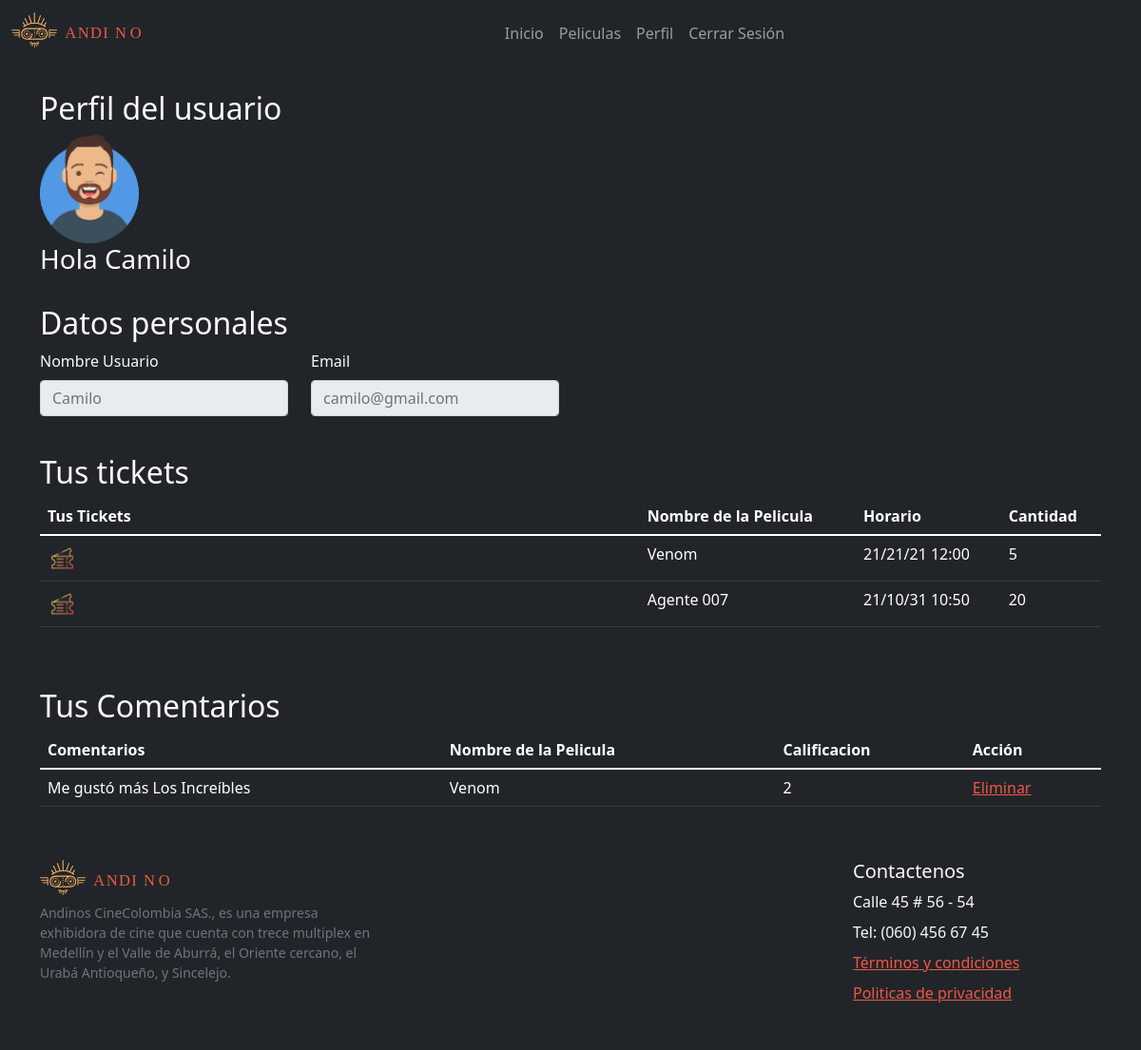
/perfilUsuario/13 (signed in), run on the app's committed database.
### tables this page shows
CREATE TABLE Usuarios (id_usuario INTEGER PRIMARY KEY AUTOINCREMENT NOT NULL UNIQUE, nombre_usuario VARCHAR NOT NULL, contraseña VARCHAR NOT NULL, correo VARCHAR NOT NULL, status BOOLEAN NOT NULL, rol VARCHAR NOT NULL);

CREATE TABLE Tickets (id_ticket INTEGER PRIMARY KEY AUTOINCREMENT UNIQUE NOT NULL, id_pelicula INTEGER REFERENCES Peliculas (id_pelicula) MATCH SIMPLE NOT NULL, id_usuario INTEGER NOT NULL REFERENCES Usuarios (id_usuario) MATCH SIMPLE, fecha_ticket DATE NOT NULL, cantidad_ticket INTEGER NOT NULL);

CREATE TABLE Peliculas (id_pelicula INTEGER PRIMARY KEY AUTOINCREMENT NOT NULL UNIQUE, nombre VARCHAR NOT NULL, sinopsis STRING NOT NULL, cartelera INTEGER NOT NULL, imagen VARCHAR NOT NULL);

CREATE TABLE Comentarios (id_comentario INTEGER PRIMARY KEY UNIQUE NOT NULL, id_usuario INTEGER REFERENCES Usuarios (id_usuario) MATCH SIMPLE NOT NULL, id_pelicula INTEGER NOT NULL REFERENCES Peliculas (id_pelicula) MATCH SIMPLE, texto STRING NOT NULL, calificacion INTEGER NOT NULL);

### app.py (the view)
@app.route('/perfilUsuario/<nom_usuario>', methods=['GET'])
def perfil_usuario(nom_usuario):
    try:
        user_tipo = session['user_tipo']
        user_id = session['user_id']
    except:
        user_tipo = "Invitado"
        user_id = 0
    conU = sql_connection()
    curU = conU.cursor()
    statementU = 'SELECT * FROM Usuarios WHERE id_usuario = ?'
    curU.execute(statementU,[nom_usuario])
    dataU = curU.fetchall()
    conT = sql_connection()
    curT = conT.cursor()
    statementT = 'SELECT * FROM vw_TicketsxPelicula WHERE id_usuario = ?'
    curT.execute(statementT,[nom_usuario])
    dataT = curT.fetchall()
    conC = sql_connection()
    curC = conC.cursor()
    statementC = 'SELECT * FROM vw_ComentariosxPelicula WHERE id_usuario = ?'
    curC.execute(statementC, [nom_usuario])
    dataC = curC.fetchall()
    if user_tipo == "Usuario":
        if str(nom_usuario) == str(user_id):
            return render_template('perfilUsuario.html', page='perfilUsuario', name = dataU[0], tickets=dataT, com=dataC, user_tipo=user_tipo, user_id=user_id)
        else:
            return redirect('../perfilUsuario/'+str(user_id))
    elif user_tipo == "Admin":
        return redirect(url_for('dashboard'))
    else:
        return redirect(url_for('login'))

### app.py (called while the page is built)
def sql_connection():
    con = sqlite3.connect('db/basedatos.db')
    return con

### templates/perfilUsuario.html (shortened to what this page needs)
{% extends 'layout.html' %}
{% block content %}
<section class="my-4">
    <div class="container">
        <h2>Perfil del usuario</h2>
        <div class="row">
            <div class="col-md-3">
                <img src="{{url_for('static',filename='img/user.png')}}" alt="40%" width="40%">
                <h3>Hola {{name[1]}}</h3>
            </div>
        </div>
</section>
<section class="my-4">
    <div class="container">
        <h2>Datos personales</h2>
        <div class="row">
            <div class="col-md-3">
                <div class="mb-3">
                    <label for="disabledTextInput" class="form-label">Nombre Usuario</label>
                    <input class="form-control" type="text" placeholder="{{name[1]}}" readonly>
                </div>
            </div>
            <div class="col-md-3">
                <div class="mb-3">
                    <label for="exampleFormControlInput1" class="form-label">Email</label>
                    <input class="form-control" type="text" placeholder="{{name[3]}}" readonly>
                </div>
            </div>
        </div>
    </div>
</section>
<section class="my-4">
    <div class="container">
        <div class="table-responsive">
            <h2>Tus tickets</h2>
            <table class="table table-dark table-hover">
                <thead>
                    <tr>
                        <th scope="col">Tus Tickets</th>
                        <th scope="col">Nombre de la Pelicula</th>
                        <th scope="col">Horario</th>
                        <th scope="col">Cantidad</th>
                    </tr>
                </thead>
                <tbody>
                    {% for ticket in tickets %}
                    <tr>
                        <td scope="row"><img src="../static/img/ticket.png" alt="5%" width="5%"></td>
                        <td>{{ticket[5]}}</td>
                        <td>{{ticket[3]}}</td>
                        <td>{{ticket[4]}}</td>
                    </tr>
                    {% endfor %}
                </tbody>
            </table>
            <br>
            <br>
            <h2>Tus Comentarios</h2>
            <table class="table table-dark table-hover">
                <thead>
                    <tr>
                        <th scope="col">Comentarios</th>
                        <th scope="col">Nombre de la Pelicula</th>
                        <th scope="col">Calificacion</th>
                        <th scope="col">Acción</th>
                    </tr>
                </thead>
                <tbody>
                    {% for Comentario in com %}
                    <tr>
                        <td scope="row">{{Comentario[3]}}</td>
                        <td>{{Comentario[5]}}</td>
                        <td>{{Comentario[4]}}</td>
                        <td><a href="../eliminarComentario/{{Comentario[0]}}">Eliminar</a></td>
                    </tr>
                    {% endfor %}
                </tbody>
            </table>
        </div>
    </div>
</section>
{% endblock %}

### static/css/style.css (style rules this page uses)
:root { --bs-primary: #f7b161; --bs-accent: #f05646; --bs-accent-hover: #c52f1f; --bs-black: #221e1d; }
a, .nav-link { color:var(--bs-accent); }

### data on the page
Usuarios: nombre_usuario "Camilo", correo "camilo@gmail.com"
Tickets: nombre "Venom", fecha_ticket "21/21/21 12:00", cantidad_ticket "5"
Tickets: nombre "Agente 007", fecha_ticket "21/10/31 10:50", cantidad_ticket "20"
Comentarios: texto "Me gustó más Los Increíbles", nombre "Venom", calificacion "2"
